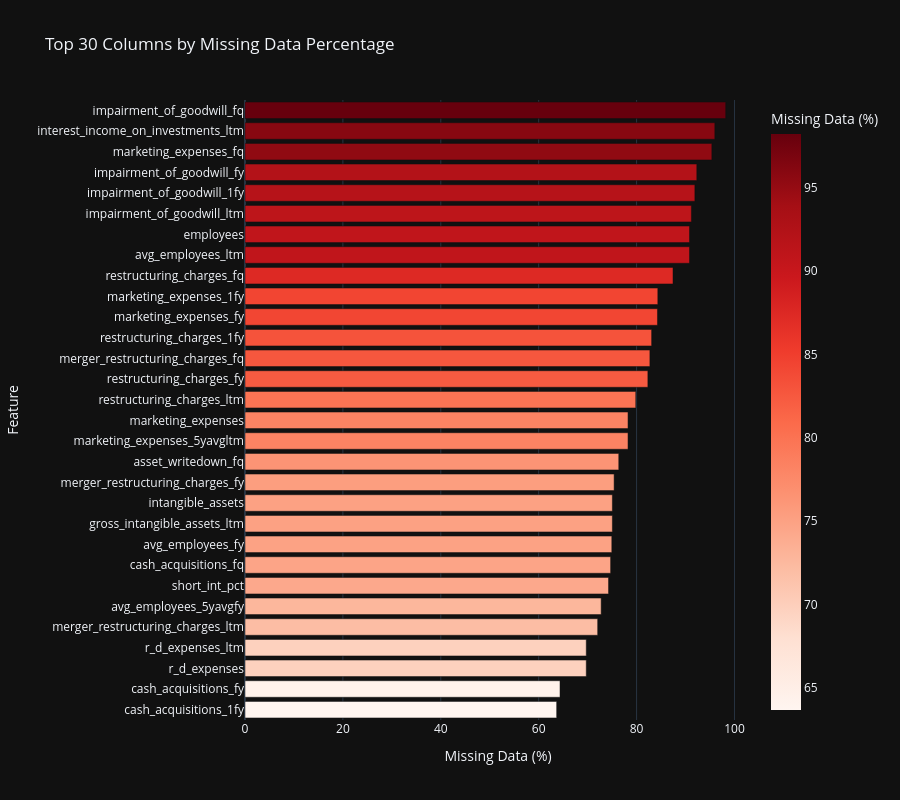
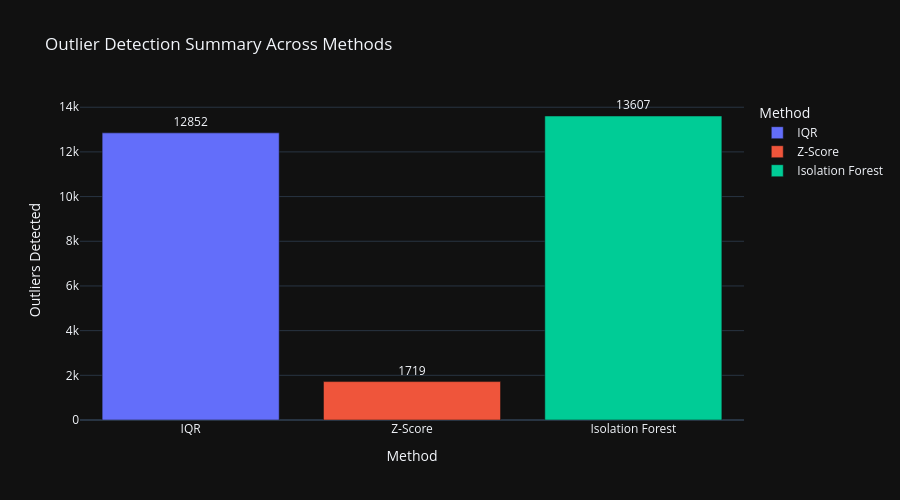
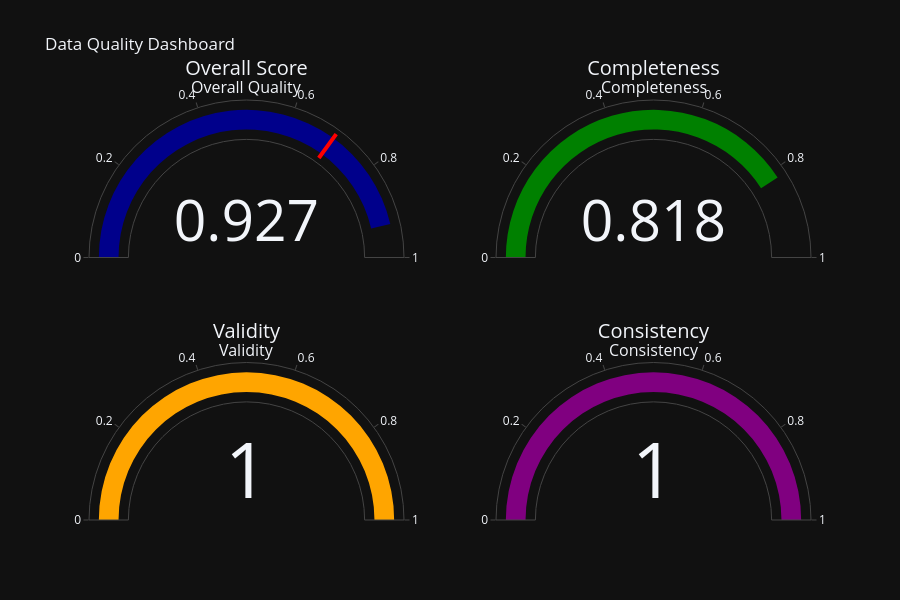

These figures' notebook cell, in order:
### Code cell
# 📊 Interactive Data Quality Visualizations
print("\n📊 Creating Interactive Data Quality Visualizations...")

# Note: Output directories already created at initialization (all Phase 9.1-9.8 subdirectories)

# 1. Missing Value Heatmap (Interactive Plotly)
missing_pct = (all_stocks.isnull().sum() / len(all_stocks) * 100).sort_values(ascending=False)
missing_df = pd.DataFrame({
    'Column': missing_pct.index,
    'Missing %': missing_pct.values
    }).head(30)

fig_missing = px.bar(
        missing_df,
        x='Missing %',
        y='Column',
        orientation='h',
        title='Top 30 Columns by Missing Data Percentage',
        labels={'Missing %': 'Missing Data (%)', 'Column': 'Feature'},
        color='Missing %',
        color_continuous_scale='Reds',
        height=800
        )
fig_missing.update_layout(yaxis={'categoryorder': 'total ascending'})
fig_missing.show()

# Save as HTML for interactive viewing
fig_missing.write_html(OUTPUT_DIR / "eda" / "missing_values_heatmap.html")
print(f"✓ Saved: {OUTPUT_DIR / 'eda' / 'missing_values_heatmap.html'}")

# 2. Outlier Detection Summary (Interactive Bar Chart)
outlier_summary = pd.DataFrame({
    'Method': ['IQR', 'Z-Score', 'Isolation Forest'],
    'Outliers Detected': [total_iqr, total_zscore, total_iforest],
    'Columns Analyzed': [len(outliers_iqr), len(outliers_zscore), len(outliers_iforest)]
    })

fig_outliers = px.bar(
        outlier_summary,
        x='Method',
        y='Outliers Detected',
        title='Outlier Detection Summary Across Methods',
        color='Method',
        text='Outliers Detected',
        height=500
        )
fig_outliers.update_traces(texttemplate='%{text}', textposition='outside')
fig_outliers.show()
fig_outliers.write_html(OUTPUT_DIR / "eda" / "outlier_detection_summary.html")
print(f"✓ Saved: {OUTPUT_DIR / 'eda' / 'outlier_detection_summary.html'}")

# 3. Data Quality Score Dashboard (Gauge Charts)
fig_quality = make_subplots(
        rows=2, cols=2,
        specs=[[{'type': 'indicator'}, {'type': 'indicator'}],
               [{'type': 'indicator'}, {'type': 'indicator'}]],
        subplot_titles=('Overall Quality', 'Completeness', 'Validity', 'Consistency')
        )

fig_quality.add_trace(go.Indicator(
        mode="gauge+number",
        value=quality_report.overall_score,
        title={'text': "Overall Score"},
        gauge={'axis': {'range': [0, 1]},
               'bar': {'color': "darkblue"},
               'threshold': {'line': {'color': "red", 'width': 4}, 'thickness': 0.75, 'value': 0.7}}
        ), row=1, col=1)

fig_quality.add_trace(go.Indicator(
        mode="gauge+number",
        value=quality_report.completeness_score,
        title={'text': "Completeness"},
        gauge={'axis': {'range': [0, 1]}, 'bar': {'color': "green"}}
        ), row=1, col=2)

fig_quality.add_trace(go.Indicator(
        mode="gauge+number",
        value=quality_report.validity_score,
        title={'text': "Validity"},
        gauge={'axis': {'range': [0, 1]}, 'bar': {'color': "orange"}}
        ), row=2, col=1)

fig_quality.add_trace(go.Indicator(
        mode="gauge+number",
        value=quality_report.consistency_score,
        title={'text': "Consistency"},
        gauge={'axis': {'range': [0, 1]}, 'bar': {'color': "purple"}}
        ), row=2, col=2)

fig_quality.update_layout(
        title_text="Data Quality Dashboard",
        height=600,
        showlegend=False
        )
fig_quality.show()
fig_quality.write_html(OUTPUT_DIR / "eda" / "data_quality_dashboard.html")
print(f"✓ Saved: {OUTPUT_DIR / 'eda' / 'data_quality_dashboard.html'}")

print(f"\n✅ Section 2 Interactive Visualizations Complete")
# Optionally, print the actual issues
if quality_report.issues:
    print(f"  Issue details:")
    for issue in quality_report.issues[:5]:  # Show first 5 issues
        print(f"    - {issue}")
    if len(quality_report.issues) > 5:
        print(f"    ... and {len(quality_report.issues) - 5} more issues")

### Figure 1 — Plotly figure (JSON) as saved in the notebook; plotly's stock layout.template omitted (floating-point values rounded to 4 significant figures)
{"data": [{"hovertemplate": "Missing Data (%)=%{marker.color}<br>Feature=%{y}<extra></extra>", "legendgroup": "", "marker": {"color": [98.21, 95.99, 95.38, 92.31, 91.91, 91.2, 90.81, 90.81, 87.44, 84.34, 84.27, 83.07, 82.72, 82.31, 79.83, 78.25, 78.25, 76.36, 75.41, 75.05, 75.05, 74.94, 74.7, 74.27, 72.76, 72.05, 69.72, 69.72, 64.36, 63.68], "coloraxis": "coloraxis", "pattern": {"shape": ""}}, "name": "", "orientation": "h", "showlegend": false, "textposition": "auto", "x": [98.21, 95.99, 95.38, 92.31, 91.91, 91.2, 90.81, 90.81, 87.44, 84.34, 84.27, 83.07, 82.72, 82.31, 79.83, 78.25, 78.25, 76.36, 75.41, 75.05, 75.05, 74.94, 74.7, 74.27, 72.76, 72.05, 69.72, 69.72, 64.36, 63.68], "xaxis": "x", "y": ["impairment_of_goodwill_fq", "interest_income_on_investments_ltm", "marketing_expenses_fq", "impairment_of_goodwill_fy", "impairment_of_goodwill_1fy", "impairment_of_goodwill_ltm", "avg_employees_ltm", "employees", "restructuring_charges_fq", "marketing_expenses_1fy", "marketing_expenses_fy", "restructuring_charges_1fy", "merger_restructuring_charges_fq", "restructuring_charges_fy", "restructuring_charges_ltm", "marketing_expenses_5yavgltm", "marketing_expenses", "asset_writedown_fq", "merger_restructuring_charges_fy", "gross_intangible_assets_ltm", "intangible_assets", "avg_employees_fy", "cash_acquisitions_fq", "short_int_pct", "avg_employees_5yavgfy", "merger_restructuring_charges_ltm", "r_d_expenses", "r_d_expenses_ltm", "cash_acquisitions_fy", "cash_acquisitions_1fy"], "yaxis": "y", "type": "bar"}], "layout": {"xaxis": {"anchor": "y", "domain": [0.0, 1.0], "title": {"text": "Missing Data (%)"}}, "yaxis": {"anchor": "x", "domain": [0.0, 1.0], "title": {"text": "Feature"}, "categoryorder": "total ascending"}, "coloraxis": {"colorbar": {"title": {"text": "Missing Data (%)"}}, "colorscale": [[0.0, "rgb(255,245,240)"], [0.125, "rgb(254,224,210)"], [0.25, "rgb(252,187,161)"], [0.375, "rgb(252,146,114)"], [0.5, "rgb(251,106,74)"], [0.625, "rgb(239,59,44)"], [0.75, "rgb(203,24,29)"], [0.875, "rgb(165,15,21)"], [1.0, "rgb(103,0,13)"]]}, "legend": {"tracegroupgap": 0}, "title": {"text": "Top 30 Columns by Missing Data Percentage"}, "barmode": "relative", "height": 800}}

### Figure 2 — Plotly figure (JSON) as saved in the notebook; plotly's stock layout.template omitted (floating-point values rounded to 4 significant figures)
{"data": [{"hovertemplate": "Method=%{x}<br>Outliers Detected=%{text}<extra></extra>", "legendgroup": "IQR", "marker": {"color": "#636efa", "pattern": {"shape": ""}}, "name": "IQR", "orientation": "v", "showlegend": true, "text": [12850.0], "textposition": "outside", "x": ["IQR"], "xaxis": "x", "y": [12852], "yaxis": "y", "type": "bar", "texttemplate": "%{text}"}, {"hovertemplate": "Method=%{x}<br>Outliers Detected=%{text}<extra></extra>", "legendgroup": "Z-Score", "marker": {"color": "#EF553B", "pattern": {"shape": ""}}, "name": "Z-Score", "orientation": "v", "showlegend": true, "text": [1719.0], "textposition": "outside", "x": ["Z-Score"], "xaxis": "x", "y": [1719], "yaxis": "y", "type": "bar", "texttemplate": "%{text}"}, {"hovertemplate": "Method=%{x}<br>Outliers Detected=%{text}<extra></extra>", "legendgroup": "Isolation Forest", "marker": {"color": "#00cc96", "pattern": {"shape": ""}}, "name": "Isolation Forest", "orientation": "v", "showlegend": true, "text": [13610.0], "textposition": "outside", "x": ["Isolation Forest"], "xaxis": "x", "y": [13607], "yaxis": "y", "type": "bar", "texttemplate": "%{text}"}], "layout": {"xaxis": {"anchor": "y", "domain": [0.0, 1.0], "title": {"text": "Method"}, "categoryorder": "array", "categoryarray": ["IQR", "Z-Score", "Isolation Forest"]}, "yaxis": {"anchor": "x", "domain": [0.0, 1.0], "title": {"text": "Outliers Detected"}}, "legend": {"title": {"text": "Method"}, "tracegroupgap": 0}, "title": {"text": "Outlier Detection Summary Across Methods"}, "barmode": "relative", "height": 500}}

### Figure 3 — Plotly figure (JSON) as saved in the notebook; plotly's stock layout.template omitted (floating-point values rounded to 4 significant figures)
{"data": [{"gauge": {"axis": {"range": [0, 1]}, "bar": {"color": "darkblue"}, "threshold": {"line": {"color": "red", "width": 4}, "thickness": 0.75, "value": 0.7}}, "mode": "gauge+number", "title": {"text": "Overall Score"}, "value": 0.9271, "type": "indicator", "domain": {"x": [0.0, 0.45], "y": [0.625, 1.0]}}, {"gauge": {"axis": {"range": [0, 1]}, "bar": {"color": "green"}}, "mode": "gauge+number", "title": {"text": "Completeness"}, "value": 0.8177, "type": "indicator", "domain": {"x": [0.55, 1.0], "y": [0.625, 1.0]}}, {"gauge": {"axis": {"range": [0, 1]}, "bar": {"color": "orange"}}, "mode": "gauge+number", "title": {"text": "Validity"}, "value": 1.0, "type": "indicator", "domain": {"x": [0.0, 0.45], "y": [0.0, 0.375]}}, {"gauge": {"axis": {"range": [0, 1]}, "bar": {"color": "purple"}}, "mode": "gauge+number", "title": {"text": "Consistency"}, "value": 1.0, "type": "indicator", "domain": {"x": [0.55, 1.0], "y": [0.0, 0.375]}}], "layout": {"annotations": [{"font": {"size": 16}, "showarrow": false, "text": "Overall Quality", "x": 0.225, "xanchor": "center", "xref": "paper", "y": 1.0, "yanchor": "bottom", "yref": "paper"}, {"font": {"size": 16}, "showarrow": false, "text": "Completeness", "x": 0.775, "xanchor": "center", "xref": "paper", "y": 1.0, "yanchor": "bottom", "yref": "paper"}, {"font": {"size": 16}, "showarrow": false, "text": "Validity", "x": 0.225, "xanchor": "center", "xref": "paper", "y": 0.375, "yanchor": "bottom", "yref": "paper"}, {"font": {"size": 16}, "showarrow": false, "text": "Consistency", "x": 0.775, "xanchor": "center", "xref": "paper", "y": 0.375, "yanchor": "bottom", "yref": "paper"}], "title": {"text": "Data Quality Dashboard"}, "height": 600, "showlegend": false}}
